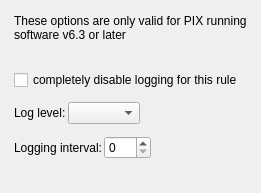
     <widget class="QWidget" name="pix">
      <layout class="QGridLayout">
       <property name="leftMargin">
        <number>2</number>
       </property>
       <property name="topMargin">
        <number>2</number>
       </property>
       <property name="rightMargin">
        <number>2</number>
       </property>
       <property name="bottomMargin">
        <number>2</number>
       </property>
       <property name="spacing">
        <number>2</number>
       </property>
       <item row="0" column="0">
        <widget class="QFrame" name="frame7">
         <property name="frameShape">
          <enum>QFrame::Shape::NoFrame</enum>
         </property>
         <property name="frameShadow">
          <enum>QFrame::Shadow::Raised</enum>
         </property>
         <layout class="QGridLayout">
          <property name="leftMargin">
           <number>12</number>
          </property>
          <property name="topMargin">
           <number>12</number>
          </property>
          <property name="rightMargin">
           <number>12</number>
          </property>
          <property name="bottomMargin">
           <number>12</number>
          </property>
          <property name="spacing">
           <number>12</number>
          </property>
          <item row="0" column="0">
           <widget class="QLabel" name="textLabel1">
            <property name="text">
             <string>These options are only valid for PIX running software v6.3 or later</string>
            </property>
            <property name="alignment">
             <set>Qt::AlignmentFlag::AlignVCenter</set>
            </property>
            <property name="wordWrap">
             <bool>true</bool>
            </property>
           </widget>
          </item>
          <item row="1" column="0">
           <spacer>
            <property name="orientation">
             <enum>Qt::Orientation::Vertical</enum>
            </property>
            <property name="sizeType">
             <enum>QSizePolicy::Policy::Fixed</enum>
            </property>
            <property name="sizeHint" stdset="0">
             <size>
              <width>20</width>
              <height>16</height>
             </size>
            </property>
           </spacer>
          </item>
          <item row="2" column="0">
           <widget class="QCheckBox" name="pix_disable_rule_log">
            <property name="text">
             <string>completely disable logging for this rule</string>
            </property>
           </widget>
          </item>
          <item row="3" column="0">
           <layout class="QHBoxLayout">
            <property name="spacing">
             <number>2</number>
            </property>
            <item>
             <widget class="QLabel" name="textLabel2_3">
              <property name="text">
               <string>Log level:</string>
              </property>
              <property name="wordWrap">
               <bool>false</bool>
              </property>
             </widget>
            </item>
            <item>
             <widget class="QComboBox" name="pix_logLevel"/>
            </item>
            <item>
             <spacer>
              <property name="orientation">
               <enum>Qt::Orientation::Horizontal</enum>
              </property>
              <property name="sizeType">
               <enum>QSizePolicy::Policy::Expanding</enum>
              </property>
              <property name="sizeHint" stdset="0">
               <size>
                <width>51</width>
                <height>20</height>
               </size>
              </property>
             </spacer>
            </item>
           </layout>
          </item>
          <item row="4" column="0">
           <layout class="QHBoxLayout">
            <property name="spacing">
             <number>2</number>
            </property>
            <item>
             <widget class="QLabel" name="textLabel3_2">
              <property name="text">
               <string>Logging interval:</string>
              </property>
              <property name="wordWrap">
               <bool>false</bool>
              </property>
             </widget>
            </item>
            <item>
             <widget class="QSpinBox" name="pix_log_interval">
              <property name="maximum">
               <number>600</number>
              </property>
             </widget>
            </item>
            <item>
             <spacer>
              <property name="orientation">
               <enum>Qt::Orientation::Horizontal</enum>
              </property>
              <property name="sizeType">
               <enum>QSizePolicy::Policy::Expanding</enum>
              </property>
              <property name="sizeHint" stdset="0">
               <size>
                <width>51</width>
                <height>20</height>
               </size>
              </property>
             </spacer>
            </item>
           </layout>
          </item>
          <item row="5" column="0">
           <spacer>
            <property name="orientation">
             <enum>Qt::Orientation::Vertical</enum>
            </property>
            <property name="sizeType">
             <enum>QSizePolicy::Policy::Expanding</enum>
            </property>
            <property name="sizeHint" stdset="0">
             <size>
              <width>20</width>
              <height>20</height>
             </size>
            </property>
           </spacer>
          </item>
         </layout>
        </widget>
       </item>
      </layout>
     </widget>
